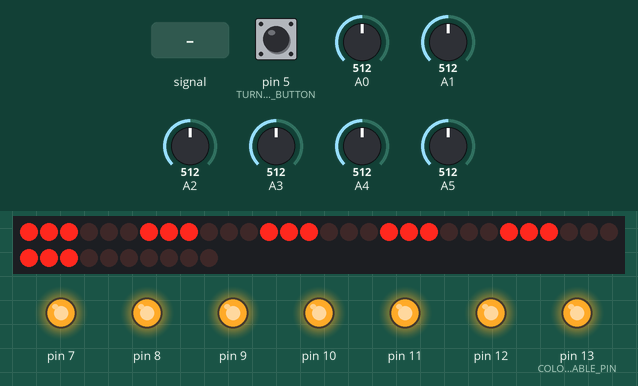
This sketch was run on a simulated Arduino Uno, built with avr-gcc and run on an emulated ATmega328P. Shown: 40 shift-register outputs drawn as a row of LEDs (first output left, lit = HIGH), output pins drawn as LEDs (lit = HIGH). Wiring (inferred from the names in the program): 5 × shift register (74HC595): data pin 2; shift clock pin 3; latch pin 4. Wiring (inferred from the signals the program sends): row of LEDs: on Q0, Q1, Q2, Q3, Q4, Q5, Q6, Q7, Q8, Q9, Q10, Q11, Q12, Q13, Q14, Q15, Q16, Q17, Q18, Q19, Q20, Q21, Q22, Q23, Q24, Q25, Q26, Q27, Q28, Q29, Q30, Q31, Q32, Q33, Q34, Q35, Q36, Q37, Q38, Q39. Inputs (shaded band) come from the test bench; at power-on: A0 = 512, A1 = 512, pin 5 (TURN_ON_LEDS_BUTTON) LOW, A2 = 512, A3 = 512, A4 = 512, A5 = 512. Pins used as bus, display or sensor lines are not drawn; what the sketch prints to the serial monitor is not drawn.

Above: at 1.5 s.
1.6 s: A0 fed a 2 Hz sine of ±306 counts around its level
At 2.32 s:
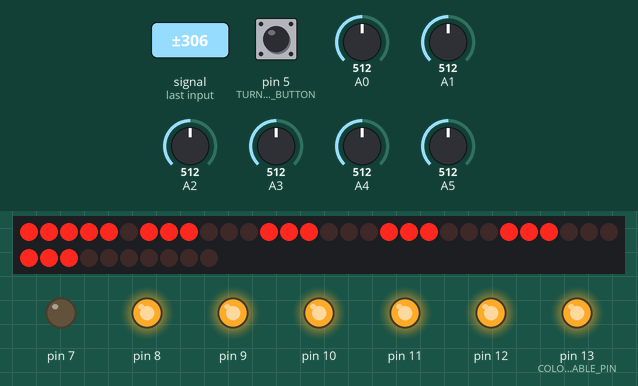
3.9 s: A0 set to 30
At 5.2 s:
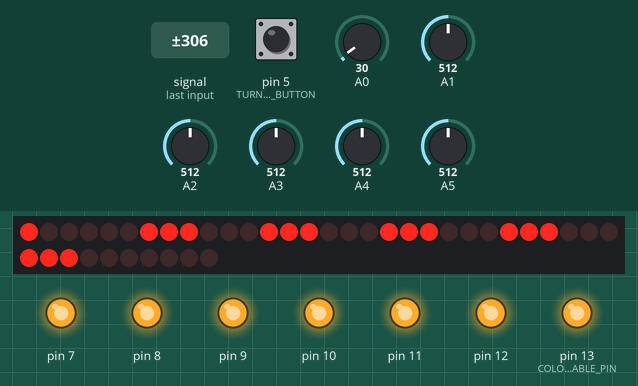
6.2 s: A1 set to 30
At 7.9 s:
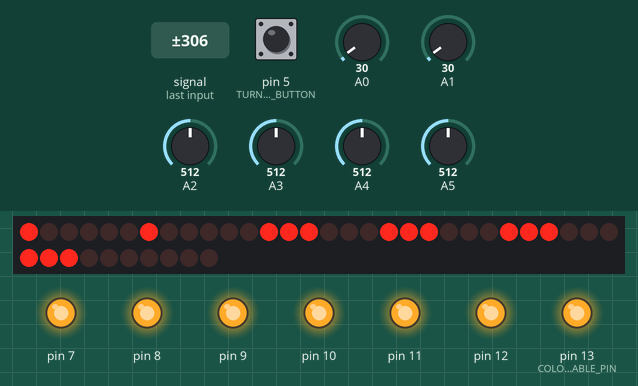
8.2 s: A0 set to 306
At 9.4 s:
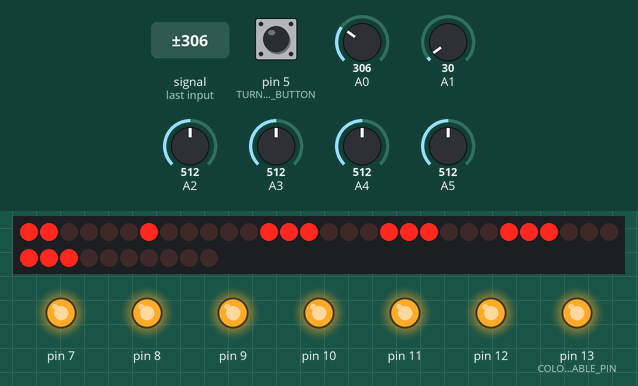
Timing chart, 0 to 10.7 s (numbered marks = the images above; inputs shaded):
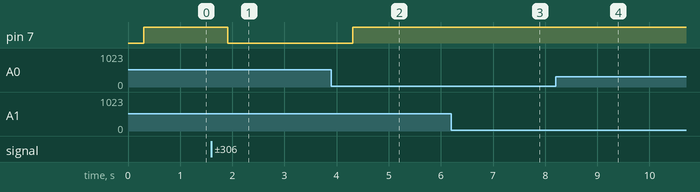

The sketch:

6_channel_EMG_demo_code.ino
```cpp
/*
 * 无锡市思知瑞科技有限公司
 * 淘宝店铺：大脑实验室
 * 店铺网址：http://brainlab.taobao.com
 * 工作日联系电话：0510-66759621
 */
/*
  * ----------------------------------------------------------------------------------------------------
  * Made for 6 chanel EMG that:
  * - sends data for SpikeRecorder application
  * - receive messages from SpikeRecorder application
  * - monitor all six channels at all time
  * - update VU meters for 6 ch all the time
  * - update digital outputs D7, D8, D9, D10, D11, D12  based on EMG
  * - controlls color coded LED with dimming
  *
  * V1.0
  * Written by Jeason
  *
  *
  * D0, D1                        - serial communication
  *
  * D2                            - data for SHIFT registers
  * D3                            - clock for SHIFT registers
  * D4                            - latch for shift registers
  *
  * D5                            - button that turns ON the color coded channel's LEDs
  * D6                            - The button to reserve
  *
  * D7, D8, D9, D10, D11, D12     - outputs to ESP module
  * A0, A1, A2, A3, A4, A5        - 6ch. EMG envelope inputs
  *
  * D13                           - enable pin for color coded LEDs
  * ----------------------------------------------------------------------------------------------------
  */

/*
 * 无锡市思知瑞科技有限公司
 * 淘宝店铺：大脑实验室
 * 店铺网址：http://brainlab.taobao.com
 * 工作日联系电话：0510-66759621
 */
#ifndef cbi
#define cbi(sfr, bit) (_SFR_BYTE(sfr) &= ~_BV(bit))
#endif
#ifndef sbi
#define sbi(sfr, bit) (_SFR_BYTE(sfr) |= _BV(bit))
#endif

#define SIZE_OF_COMMAND_BUFFER 30        //command buffer size

#define SHIFT_LATCH_PIN 4                //latch pin for shift register
#define SHIFT_CLOCK_PIN 3                //clock pin for shift register
#define SHIFT_DATA_PIN 2                 //serial data pin for shift register
#define TURN_ON_LEDS_BUTTON 5            //button on pin 5 that turns on color coded LEDs
#define COLOR_CODED_LEDS_ENABLE_PIN 13   //pin that enables color coded LEDs
#define MODE_PREPARE_SHIFT_REGISTERS 0
#define SHIFT_OUT_SHIFT_REGISTERS 1

#define COLOR_CODED_LEDS_TIME 1200000L       //120sec

#define ANTI_FLICKERING_TIME 500             //one msec is 10 so 500 is 50ms
#define SENSITIVITY_THRESHOLD 520
uint16_t antiFlickeringTimerForOutput = ANTI_FLICKERING_TIME;


byte vuMeterMode = MODE_PREPARE_SHIFT_REGISTERS;
//registers that contain LED state
byte shiftRegBytes[5];
/*
 * 无锡市思知瑞科技有限公司
 * 淘宝店铺：大脑实验室
 * 店铺网址：http://brainlab.taobao.com
 * 工作日联系电话：0510-66759621
 */
#define MAX_LED_TIMER_FOR_PWM_DECAY 750
uint16_t ledTimerForPWMDecay = MAX_LED_TIMER_FOR_PWM_DECAY;
byte pwmThrehold = 128;
byte pwmTime = 0;
char commandBuffer[SIZE_OF_COMMAND_BUFFER];    //receiving command buffer 30

volatile  byte regularChannelsIndex;
volatile  byte roundRobinChannelIndex;
volatile  byte adcInterruptIndex;
volatile  byte lastADCIndex;

volatile  byte ISRADCFALGE;


//Set how many analogue inputs to read, starting from A0
byte numberOfChannels = 1;
byte numberOfChannelsPlusOne = numberOfChannels+1;
#define MAX_NUMBER_OF_CHANNELS 6

//Create two ping-pong buffers
int interrupt_Number = 198;// Output Compare Registers  value = (16*10^6) / (Fs*8) - 1  set to 1999 for 1000 Hz sampling, set to 3999 for 500 Hz sampling, set to 7999 for 250Hz sampling, 199 for 10000 Hz Sampling

unsigned long countdownTimerForLeds  = 0;// =  COLOR_CODED_LEDS_TIME;

volatile uint16_t samplingBuffer[MAX_NUMBER_OF_CHANNELS];//main buffer that contains real measurements
volatile uint16_t envelopeBuffer[MAX_NUMBER_OF_CHANNELS];//buffer that contains envelope of measurements

/*
 * 无锡市思知瑞科技有限公司
 * 淘宝店铺：大脑实验室
 * 店铺网址：http://brainlab.taobao.com
 * 工作日联系电话：0510-66759621
 */
byte outputBufferReady = 0;
byte outputFrameBuffer[MAX_NUMBER_OF_CHANNELS*2];

byte vuMeterIndex;
byte ledIndex;
uint16_t movingThresholdSum;
volatile byte registerIndex = 0;

byte bitMask = 1;

void setup()
{
  Serial.begin(115200);      //begin Serial comm
  delay(300); //whait for init of serial
 // Serial.println("StartUp!");
 // Serial.setTimeout(2);
/*
 * 无锡市思知瑞科技有限公司
 * 淘宝店铺：大脑实验室
 * 店铺网址：http://brainlab.taobao.com
 * 工作日联系电话：0510-66759621
 */
  //set pins to output for shift register
  pinMode(SHIFT_LATCH_PIN, OUTPUT);
  pinMode(SHIFT_CLOCK_PIN, OUTPUT);
  pinMode(SHIFT_DATA_PIN, OUTPUT);
   pinMode(TURN_ON_LEDS_BUTTON, INPUT);
  pinMode(COLOR_CODED_LEDS_ENABLE_PIN, OUTPUT);
  digitalWrite(COLOR_CODED_LEDS_ENABLE_PIN, HIGH);

  //activate LEDS for color coding
  ledTimerForPWMDecay = MAX_LED_TIMER_FOR_PWM_DECAY;  // 750
  pwmThrehold = 128;
  countdownTimerForLeds = COLOR_CODED_LEDS_TIME;   //1200000L


  //init ESP output pins to output and to HIGH
  //since ESP is active LOW

  pinMode(7, OUTPUT);
  digitalWrite(7, HIGH);
  pinMode(8, OUTPUT);
  digitalWrite(8, HIGH);
  pinMode(9, OUTPUT);
  digitalWrite(9, HIGH);
  pinMode(10, OUTPUT);
  digitalWrite(10, HIGH);
  pinMode(11, OUTPUT);
  digitalWrite(11, HIGH);
  pinMode(12, OUTPUT);
  digitalWrite(12, HIGH);


  clearAllLeds();
 /*
 * 无锡市思知瑞科技有限公司
 * 淘宝店铺：大脑实验室
 * 店铺网址：http://brainlab.taobao.com
 * 工作日联系电话：0510-66759621
 */
  cli();//stop interrupts

  cbi(ADMUX,REFS0);  // Set ADC reference to AVCC
  cbi(ADMUX,ADLAR);// Left Adjust the result
  sbi(ADCSRA,ADEN);// Enable ADC
  sbi(ADCSRA,ADIE);// Enable ADC Interrupt

  //set ADC clock division to 16
  sbi(ADCSRA,ADPS2);//1
  cbi(ADCSRA,ADPS1);//0
  cbi(ADCSRA,ADPS0);//0


 //set timer1 interrupt at 10kHz
  TCCR1A = 0;// set entire TCCR1A register to 0
  TCCR1B = 0;// same for TCCR1B
  TCNT1  = 0;//initialize counter value to 0;
  OCR1A = interrupt_Number;// Output Compare Registers
  // turn on CTC mode
  TCCR1B |= (1 << WGM12);
  // Set CS11 bit for 8 prescaler
  TCCR1B |= (1 << CS11);
  // enable timer compare interrupt
  TIMSK1 |= (1 << OCIE1A);
/*
 * 无锡市思知瑞科技有限公司
 * 淘宝店铺：大脑实验室
 * 店铺网址：http://brainlab.taobao.com
 * 工作日联系电话：0510-66759621
 */

   numberOfChannels = 1;
   regularChannelsIndex = 0;
   roundRobinChannelIndex = numberOfChannels;
   adcInterruptIndex = 0;
   lastADCIndex = 0;
   ISRADCFALGE = 0;

   vuMeterIndex = 0;
   ledIndex = 0;
   movingThresholdSum = 0;
   registerIndex = 0;
   bitMask = 1;

  sei();                     // Enable Global Interrupts

}


/*
 * 无锡市思知瑞科技有限公司
 * 淘宝店铺：大脑实验室
 * 店铺网址：http://brainlab.taobao.com
 * 工作日联系电话：0510-66759621
 */
//----------------------------- Main Loop ----------------------------------------------------
void loop()
{
   if(outputBufferReady == 1)
   {
     //PORTB |= 0x1;

     //Serial.write(outputFrameBuffer, (numberOfChannels<<1));

     outputBufferReady = 0;

     //------------------------------------ MAIN LOOP calculate envelope/low pass --------------------------------------
     //(it instantly jumps to higher value but it decay at linear rate ~ 5V/100ms)

      if(envelopeBuffer[0]<samplingBuffer[0])
      {
          envelopeBuffer[0]=samplingBuffer[0];
      }
      if(envelopeBuffer[1]<samplingBuffer[1])
      {
          envelopeBuffer[1]=samplingBuffer[1];
      }
      if(envelopeBuffer[2]<samplingBuffer[2])
      {
          envelopeBuffer[2]=samplingBuffer[2];
      }
      if(envelopeBuffer[3]<samplingBuffer[3])
      {
          envelopeBuffer[3]=samplingBuffer[3];
      }
      if(envelopeBuffer[4]<samplingBuffer[4])
      {
          envelopeBuffer[4]=samplingBuffer[4];
      }
      if(envelopeBuffer[5]<samplingBuffer[5])
      {
          envelopeBuffer[5]=samplingBuffer[5];
      }
/*
 * 无锡市思知瑞科技有限公司
 * 淘宝店铺：大脑实验室
 * 店铺网址：http://brainlab.taobao.com
 * 工作日联系电话：0510-66759621
 */

     //-------------------------------- MAIN LOOP calculate what diode needs to be ON for VU meter ---------------------------------------
     if(vuMeterMode == MODE_PREPARE_SHIFT_REGISTERS)
     {
        movingThresholdSum = 10;//reset threshold
        for(ledIndex = 0;ledIndex<6;ledIndex++)
        {
          //check if voltage is higher than threshold
            if(envelopeBuffer[vuMeterIndex]>movingThresholdSum)
            {
              shiftRegBytes[registerIndex] |= bitMask;//turn ON LED
            }
            else
            {
              shiftRegBytes[registerIndex] &= ~bitMask;//Turn OFF LED
            }
            movingThresholdSum+=171;//increment voltage threshold for next LED

            bitMask = bitMask<<1; //move to next bit/LED
            if(bitMask ==0)//we got to the end of register
            {
               //move to first bit of next register
                registerIndex++;
                bitMask = 1;
            }
        }
/*
 * 无锡市思知瑞科技有限公司
 * 淘宝店铺：大脑实验室
 * 店铺网址：http://brainlab.taobao.com
 * 工作日联系电话：0510-66759621
 */
        vuMeterIndex++;
        if(vuMeterIndex == 6)
        {
          //we finish one cycle of making data for Shift registers
          //now we have to shift them out. Next time in "loop" we will
          //be in SHIFT_OUT_SHIFT_REGISTERS mode
            vuMeterIndex = 0;
            bitMask = B10000000;//prepare for bit shifting
            registerIndex = 4;//have to shift from last to first
            vuMeterMode = SHIFT_OUT_SHIFT_REGISTERS;
            digitalWrite(SHIFT_LATCH_PIN, LOW);
        }
     }
     else
     {
      //-------------------------------- MAIN LOOP shift out one bit of data ---------------------------------------------------
        //shift out one bit of data of one register at the time, next time we will shift next one
        //until we shift all 8 for all 5 registers. Than we will change mode to MODE_PREPARE_SHIFT_REGISTERS
        //we do this to save time

        //shifting one bit of data to shift registers
        if(shiftRegBytes[registerIndex]&bitMask)
        {
            PORTD |=  B00000100;
        }
        else
        {
            PORTD &=  B11111011;
        }
         //pulse the clock for shift
         PORTD |=  B00001000;
         PORTD &=  B11110111;

         //move to next bit
         bitMask = bitMask>>1;
/*
 * 无锡市思知瑞科技有限公司
 * 淘宝店铺：大脑实验室
 * 店铺网址：http://brainlab.taobao.com
 * 工作日联系电话：0510-66759621
 */
        //if we are finished with one whole register
        if(bitMask==0)
        {
          //prepare for MSB for next register
          bitMask = B10000000;

          //if we are finished with last register
          if(registerIndex == 0)
          {
            //prepare for data preparation
              bitMask = 1;
              vuMeterMode = MODE_PREPARE_SHIFT_REGISTERS;
              digitalWrite(SHIFT_LATCH_PIN, HIGH);
          }
          else
          {
            //move to another register to shift
            registerIndex--;
          }
        }

     }

/*
 * 无锡市思知瑞科技有限公司
 * 淘宝店铺：大脑实验室
 * 店铺网址：http://brainlab.taobao.com
 * 工作日联系电话：0510-66759621
 */

      //-------------------------------- MAIN LOOP    do the decay of envelope ------------------------------------------------
      //(linear rate one unit per one period of timer @10kHz ~ 5V/100ms)
      if(envelopeBuffer[0]>0)
      {
        envelopeBuffer[0]--;
      }
      if(envelopeBuffer[1]>0)
      {
        envelopeBuffer[1]--;
      }
      if(envelopeBuffer[2]>0)
      {
        envelopeBuffer[2]--;
      }
      if(envelopeBuffer[3]>0)
      {
        envelopeBuffer[3]--;
      }
      if(envelopeBuffer[4]>0)
      {
        envelopeBuffer[4]--;
      }
      if(envelopeBuffer[5]>0)
      {
        envelopeBuffer[5]--;
      }

/*
 * 无锡市思知瑞科技有限公司
 * 淘宝店铺：大脑实验室
 * 店铺网址：http://brainlab.taobao.com
 * 工作日联系电话：0510-66759621
 *//*
 * 无锡市思知瑞科技有限公司
 * 淘宝店铺：大脑实验室
 * 店铺网址：http://brainlab.taobao.com
 * 工作日联系电话：0510-66759621
 */
      //-------------------------------- MAIN LOOP  LED enable pin ----------------------------------------------------------------
       if(countdownTimerForLeds>0)
        {
          countdownTimerForLeds--;

          //dimming the diodes at the end
          if(countdownTimerForLeds <100000)
          {
              ledTimerForPWMDecay--;
              if(ledTimerForPWMDecay==0)
              {

                ledTimerForPWMDecay = MAX_LED_TIMER_FOR_PWM_DECAY;
                if(pwmThrehold > 0)
                {
                    pwmThrehold--;
                }
              }
              pwmTime++;
              if(pwmTime<pwmThrehold)
              {
                PORTB |= B00100000;
              }
              else
              {
                PORTB &= B11011111;
              }
              if(pwmTime>128)
              {
                pwmTime = 0;
              }
          }
          else
          {
            PORTB |= B00100000; //turn ON LED enable pin 13
          }
/*
 * 无锡市思知瑞科技有限公司
 * 淘宝店铺：大脑实验室
 * 店铺网址：http://brainlab.taobao.com
 * 工作日联系电话：0510-66759621
 */
        }
        else
        {
           PORTB &= B11011111; //turn ON LED enable pin 13
        }
        //read button at pin 5
        if(digitalRead(TURN_ON_LEDS_BUTTON)==HIGH)
        {
            ledTimerForPWMDecay = MAX_LED_TIMER_FOR_PWM_DECAY;
            pwmThrehold = 128;
            countdownTimerForLeds = COLOR_CODED_LEDS_TIME;
        }


        //---------------------- MAIN LOOP Output pins -----------------------------------------------------------------------

/*
 * 无锡市思知瑞科技有限公司
 * 淘宝店铺：大脑实验室
 * 店铺网址：http://brainlab.taobao.com
 * 工作日联系电话：0510-66759621
 */
        antiFlickeringTimerForOutput--;
        if(antiFlickeringTimerForOutput==0)
        {
            antiFlickeringTimerForOutput = ANTI_FLICKERING_TIME;
            if(envelopeBuffer[0]<SENSITIVITY_THRESHOLD)
            {
                PORTD |=B10000000;
            }
            else
            {
              PORTD &=B01111111;
            }


            if(envelopeBuffer[1]<SENSITIVITY_THRESHOLD)
            {
                PORTB |=B00000001;
            }
            else
            {
              PORTD &=B11111110;
            }
/*
 * 无锡市思知瑞科技有限公司
 * 淘宝店铺：大脑实验室
 * 店铺网址：http://brainlab.taobao.com
 * 工作日联系电话：0510-66759621
 */
            if(envelopeBuffer[2]<SENSITIVITY_THRESHOLD)
            {
                PORTB |=B00000010;
            }
            else
            {
              PORTD &=B11111101;
            }

            if(envelopeBuffer[3]<SENSITIVITY_THRESHOLD)
            {
                PORTB |=B00000100;
            }
            else
            {
              PORTD &=B11111011;
            }

            if(envelopeBuffer[4]<SENSITIVITY_THRESHOLD)
            {
                PORTB |=B00001000;
            }
            else
            {
              PORTD &=B11110111;
            }

            if(envelopeBuffer[5]<SENSITIVITY_THRESHOLD)
            {
                PORTB |=B00010000;
            }
            else
            {
              PORTD &=B11101111;
            }

        }
/*
 * 无锡市思知瑞科技有限公司
 * 淘宝店铺：大脑实验室
 * 店铺网址：http://brainlab.taobao.com
 * 工作日联系电话：0510-66759621
 */
    // PORTB &= ~0x1;
   }

   if(ISRADCFALGE == 1)
     {
      envelopeISRADC();
      ISRADCFALGE = 0;
      }

}//end of loop


void envelopeISRADC()
{
      Serial.print(samplingBuffer[0]);Serial.print(",");
      Serial.print(samplingBuffer[1]);Serial.print(",");
      Serial.print(samplingBuffer[2]);Serial.print(",");
      Serial.print(samplingBuffer[3]);Serial.print(",");
      Serial.print(samplingBuffer[4]);Serial.print(",");
      Serial.print(samplingBuffer[5]);Serial.print(",");
      Serial.println();
}

/*
 * 无锡市思知瑞科技有限公司
 * 淘宝店铺：大脑实验室
 * 店铺网址：http://brainlab.taobao.com
 * 工作日联系电话：0510-66759621
 */
//------------------------- Receive serial event ----------------------------------------------
void serialEvent()
{
 // commandMode = 1;//frag that we are receiving commands through serial
  TIMSK1 &= ~(1 << OCIE1A);//disable timer for sampling
  // read untill \n from the serial port:
  String inString = Serial.readStringUntil('\n');

  //convert string to null terminate array of chars
  inString.toCharArray(commandBuffer, SIZE_OF_COMMAND_BUFFER);
  commandBuffer[inString.length()] = 0;


  // breaks string str into a series of tokens using delimiter ";"
  // Namely split strings into commands
  char* command = strtok(commandBuffer, ";");
  while (command != 0)
  {
      // Split the command in 2 parts: name and value
      char* separator = strchr(command, ':');
      if (separator != 0)
      {
          // Actually split the string in 2: replace ':' with 0
          *separator = 0;
          --separator;
          if(*separator == 'c')//if we received command for number of channels
          {
            separator = separator+2;
            numberOfChannels = (byte)atoi(separator);//read number of channels
          }
           if(*separator == 's')//if we received command for sampling rate
          {
            //do nothing. Do not change sampling rate at this time.
            //We calculate sampling rate further below as (max Fs)/(Number of channels)
          }
/*
 * 无锡市思知瑞科技有限公司
 * 淘宝店铺：大脑实验室
 * 店铺网址：http://brainlab.taobao.com
 * 工作日联系电话：0510-66759621
 */
      }
      // Find the next command in input string
      command = strtok(0, ";");
  }
  //calculate sampling rate

   regularChannelsIndex = 0;
   roundRobinChannelIndex = numberOfChannels;
   adcInterruptIndex = 0;
   lastADCIndex = 0;
  OCR1A = (interrupt_Number+1)*numberOfChannels - 1;
  TIMSK1 |= (1 << OCIE1A);//enable timer for sampling
  //commandMode = 0;
}


/*
 * 无锡市思知瑞科技有限公司
 * 淘宝店铺：大脑实验室
 * 店铺网址：http://brainlab.taobao.com
 * 工作日联系电话：0510-66759621
 */
//------------------------- Timer interrupt ---------------------------------
ISR(TIMER1_COMPA_vect) {
 // PORTB |= 0x2;

  // Start A2D Conversions
  //do this at the begining since ADC can work in
  //paralel with this timer handler
  ADCSRA |=B01000000;

  //convert data to frame according to protocol
  outputFrameBuffer[0]= (samplingBuffer[0]>>7)| 0x80;
  outputFrameBuffer[1]=  samplingBuffer[0] & 0x7F;
  outputFrameBuffer[2]= (samplingBuffer[1]>>7)& 0x7F;
  outputFrameBuffer[3]=  samplingBuffer[1] & 0x7F;
  outputFrameBuffer[4]= (samplingBuffer[2]>>7)& 0x7F;
  outputFrameBuffer[5]=  samplingBuffer[2] & 0x7F;
  outputFrameBuffer[6]= (samplingBuffer[3]>>7)& 0x7F;
  outputFrameBuffer[7]=  samplingBuffer[3] & 0x7F;
  outputFrameBuffer[8]= (samplingBuffer[4]>>7)& 0x7F;
  outputFrameBuffer[9]=  samplingBuffer[4] & 0x7F;
  outputFrameBuffer[10]= (samplingBuffer[5]>>7)& 0x7F;
  outputFrameBuffer[11]=  samplingBuffer[5] & 0x7F;
  //signal main loop to send frame
  outputBufferReady = 1;
  //PORTB &= ~0x2;
}
/*
 * 无锡市思知瑞科技有限公司
 * 淘宝店铺：大脑实验室
 * 店铺网址：http://brainlab.taobao.com
 * 工作日联系电话：0510-66759621
 */
//--------------------------- ADC interrupt -----------------------------------------
//This is called when ADC conversion is complete.
//Goal is to for given frequency of sampling and given
//number of channels every ......

ISR(ADC_vect)
 {
     // PORTB |= 0x1;

       samplingBuffer[lastADCIndex] = ADCL | (ADCH << 8);// store lower and higher byte of ADC

       ISRADCFALGE = 1;

      if(adcInterruptIndex <numberOfChannels)
      {
        //we have to sample channels that are currently in use
        //channels that needs to be sampled every period of timer

         ADMUX =  B01000000 | regularChannelsIndex; //set ADC to A0 channel
         lastADCIndex = regularChannelsIndex;
         regularChannelsIndex++;
         if(regularChannelsIndex == numberOfChannels)
         {
            regularChannelsIndex = 0;
         }
      }
      else
      {
          //we have to sample channels that are not currently in use
          //we sample them at slower pace, one each timer period (round robin scheme)

           ADMUX =  B01000000 | roundRobinChannelIndex; //Select ADC Channel/ REFS0 set means AVcc is reference
           lastADCIndex = roundRobinChannelIndex;
           roundRobinChannelIndex++;
           if(roundRobinChannelIndex==MAX_NUMBER_OF_CHANNELS)
           {
             roundRobinChannelIndex = numberOfChannels;
           }
 /*
 * 无锡市思知瑞科技有限公司
 * 淘宝店铺：大脑实验室
 * 店铺网址：http://brainlab.taobao.com
 * 工作日联系电话：0510-66759621
 */
      }

      adcInterruptIndex++;
      if(adcInterruptIndex>numberOfChannels)
      {
          //if we sampled all channels that are in use
          //and one unused channel do not trigger ADC
          //but whait for next timer period and timer will trigger it
          adcInterruptIndex = 0;

      }
      else
      {
        //start sampling of ADC for next channel lastADCIndex
        //used or unused
        if(adcInterruptIndex<6)
        {
          ADCSRA |=B01000000;    // Start ADC Conversions
        }
        else
        {
          adcInterruptIndex = 0;
        }
      }

     // PORTB &= ~0x1;
 }

// ------------------------- SHIFT registers and VU meter code ------------------------------------------

/*
 * 无锡市思知瑞科技有限公司
 * 淘宝店铺：大脑实验室
 * 店铺网址：http://brainlab.taobao.com
 * 工作日联系电话：0510-66759621
 */
//
// Clear all LEDs (set to LOW)
//
void clearAllLeds()
{
  digitalWrite(SHIFT_LATCH_PIN, LOW);
  //shift out 5 bytes (40 bits-LEDs) with zero
  shiftOut(SHIFT_DATA_PIN, SHIFT_CLOCK_PIN, MSBFIRST, 0);
  shiftOut(SHIFT_DATA_PIN, SHIFT_CLOCK_PIN, MSBFIRST, 0);
  shiftOut(SHIFT_DATA_PIN, SHIFT_CLOCK_PIN, MSBFIRST, 0);
  shiftOut(SHIFT_DATA_PIN, SHIFT_CLOCK_PIN, MSBFIRST, 0);
  shiftOut(SHIFT_DATA_PIN, SHIFT_CLOCK_PIN, MSBFIRST, 0);
  digitalWrite(SHIFT_LATCH_PIN, HIGH);
}
```

Measured:
- after the input at 1.6 s, pin 7: HIGH → LOW after 0.32 s
- after the input at 3.9 s, pin 7: LOW → HIGH after 0.41 s
